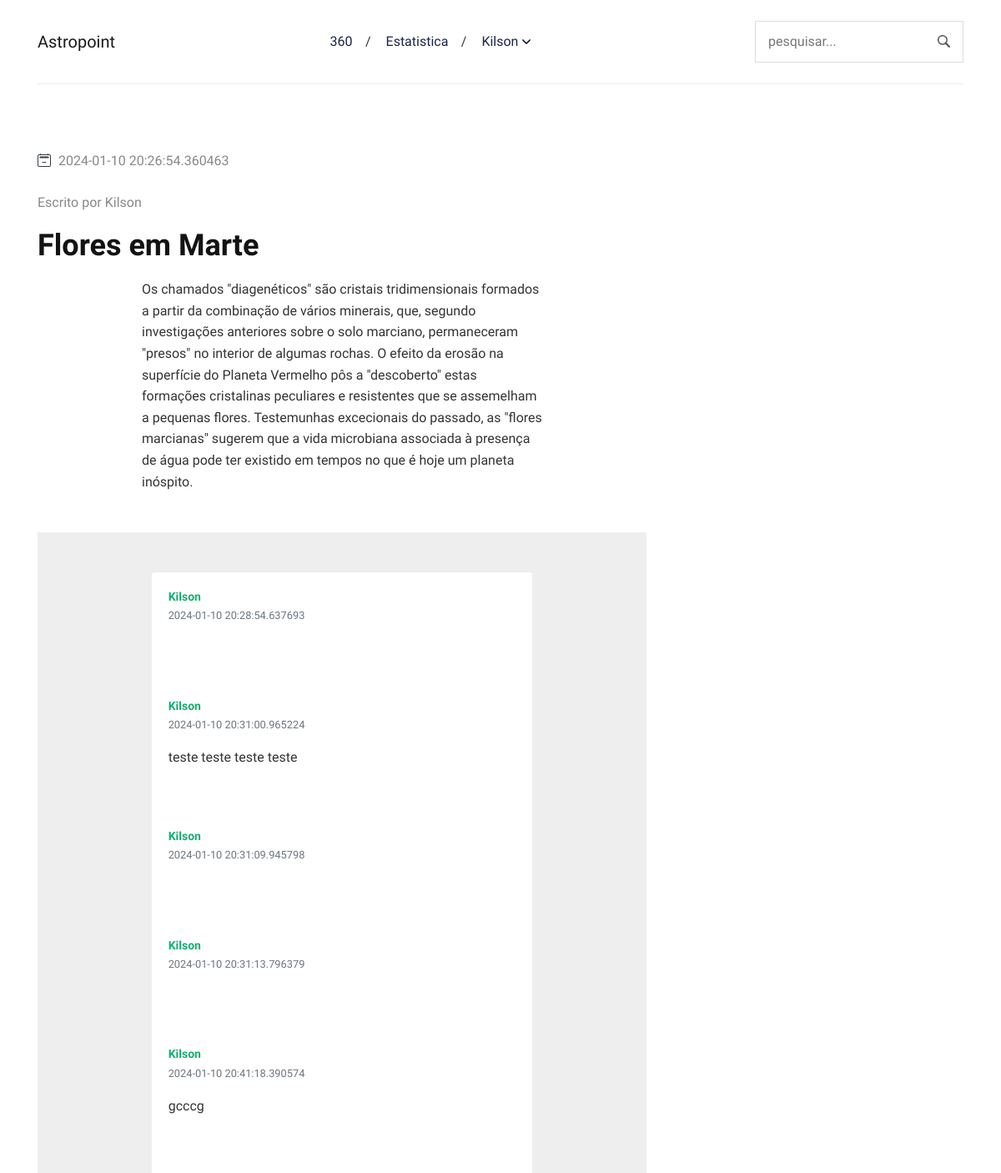
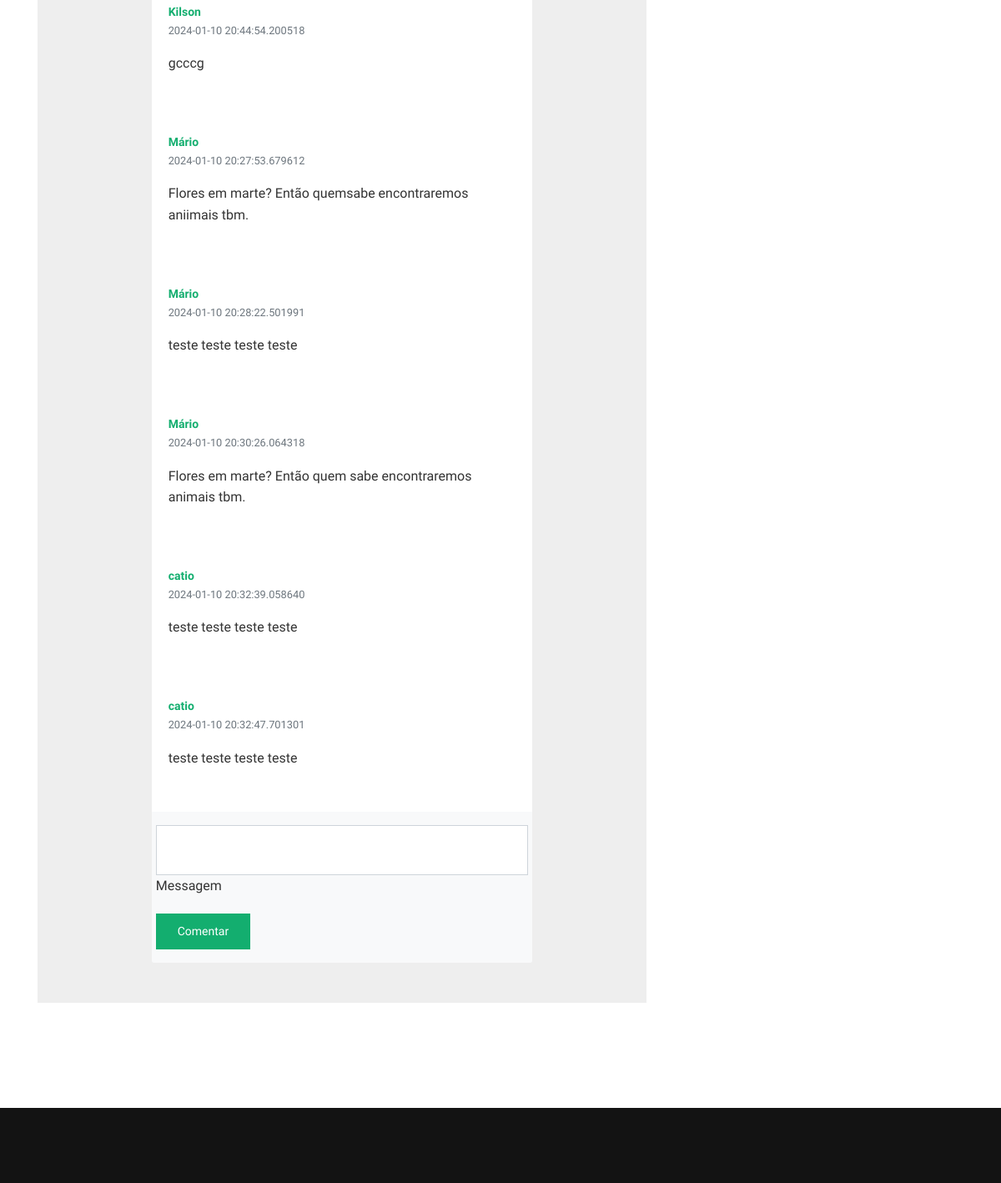
Page /article/9817365d-aff6-11ee-ae97-a8a83d2345e3 (signed in) on the committed database (2 pictures, top to bottom).
### app.py (models this page shows, shortened)
class User(db.Model):
    __tablename__ = 'user'
    id = db.Column(db.String, primary_key=True)
    email = db.Column(db.String, nullable=False)
    name = db.Column(db.String, nullable=False)
    password = db.Column(db.String, nullable=False)
    is_writter =  db.Column(db.Boolean, default=False)
    articles = db.relationship("Article", backref="user", lazy=True)
    comments = db.relationship("Comment", backref="user", lazy=True)
    authenticated = db.Column(db.Boolean, default=False)

class Article(db.Model):
    __tablename__ = 'article'
    id = db.Column(db.String, primary_key=True)
    title = db.Column(db.String)
    writter_id = db.Column(db.String, db.ForeignKey("user.id"), nullable=False)
    publish_date = db.Column(db.DateTime, nullable=False, default=datetime.utcnow)
    content = db.Column(db.String)
    image = db.Column(db.String)

class Comment(db.Model):
     __tablename__ = 'comment'
     id = db.Column(db.String, primary_key=True)
     article_id = db.Column(db.String, db.ForeignKey("article.id"), nullable=False)
     commenter_id = db.Column(db.String, db.ForeignKey("user.id"), nullable=False)
     date = db.Column(db.DateTime, nullable=False, default=datetime.utcnow)
     message = db.Column(db.String)

### app.py (the view, shortened to what this page needs)
@app.route('/article/<id>', methods=['GET', 'POST'])
def article(id):
    user = None
    if current_user.is_authenticated:
        user = current_user
    article = Article.query.filter_by(id=id).first()
    results = User.query.filter_by().all()
    return render_template("article.html", user=user, article=article, results=results, aritcle_id=id)

### app.py (called while the page is built)
@login_manager.user_loader
def user_loader(user_id):
    return User.query.get(user_id)

### templates/article.html (shortened to what this page needs)
<!DOCTYPE html>
<html lang="pt">
<head>
	<link rel="stylesheet" href="{{ url_for('static', filename='css/bootstrap.min.css')}}">
	<link rel="stylesheet" href="{{ url_for('static', filename='css/style.css') }}">
</head>
<body>
	<header class="navigation">
		<div class="container">
		  <nav class="navbar navbar-expand-lg navbar-light px-0">
			<a class="navbar-brand order-1 py-0" href="/">
			  Astropoint
			</a>
			<form method="get" action="/pesquisar" class="search order-lg-3 order-md-2 order-3 ml-auto">
			  <input id="search-query" name="s" type="search" placeholder="pesquisar..." autocomplete="off">
			</form>
			<div class="collapse navbar-collapse text-center order-lg-2 order-4" id="navigation">
			  <ul class="navbar-nav mx-auto mt-3 mt-lg-0">
				<li class="nav-item"> <a class="nav-link" href="/360">360</a> </li>
				<li class="nav-item"> <a class="nav-link" href="/estatistica">Estatistica</a> </li>
				{% if user is not none %}
				  <li class="nav-item dropdown"> <a class="nav-link dropdown-toggle" href="#" role="button" data-toggle="dropdown" aria-haspopup="true" aria-expanded="false">
					{{ user.name }}
				  </a>
				</li>
				{% else %}
				<li class="nav-item"> <a class="nav-link" href="/login">Entrar</a>
				{% endif %}
			  </ul>
			</div>
		  </nav>
		</div>
	  </header>
<main>
	<section class="section">
		<div class="container">
			<div class="row">
				<div class="col-lg-8 mb-5 mb-lg-0">
					<article>
						<ul class="post-meta mb-2 mt-4">
							<li>
								 <span>{{article.publish_date}}</span>
							</li>
						</ul>
						<ul class="post-meta mb-2 mt-4">
							<li>
								Escrito por <span>{{results[0].name}}</span>
							</li>
						</ul>
						<h1 class="my-3">{{article.title}}</h1>
						<div class="content text-left">
							<p>{{article.content}}</p>
						</div>
						<section style="background-color: #eee;">
							<div class="container my-5 py-5">
							  <div class="row d-flex justify-content-center">
								<div class="col-md-12 col-lg-6 col-xl-8">
								  <div class="card">
									{% for r in results %}
									{% for comment in r.comments %}
									{% if comment.article_id == aritcle_id %}
									<div class="card-body">
									  <div class="d-flex flex-start align-items-center">
										<div>
										  <h6 class="fw-bold text-primary mb-1">{{r.name}}</h6>
										  <p class="text-muted small mb-0"> {{comment.date}} </p>
										</div>
									  </div>
									  <p class="mt-3 mb-4 pb-2">
										{{comment.message}}
									  </p>
									</div>
									{% endif %}
									{% endfor %}
									{% endfor %}
									{% if user is not none %}
									<div class="card-footer py-3 border-0" style="background-color: #f8f9fa;">
									<form method="post" class="row" enctype='multipart/form-data'>
										<div class="d-flex flex-start w-100">
											<div class="form-outline w-100">
											<input  style="width: 100%; height: 60px;" class="form-control" id="textAreaExample" name="message" rows="4" style="background: #fff;" />
											<label class="form-label" for="textAreaExample">Messagem</label>
											</div>
										</div>
										<div class="float-end mt-2 pt-1">
											<button type="submit" class="btn btn-primary btn-sm">Comentar</button>
										</div>
									</form>
								</div>
									{% endif %}
								  </div>
								</div>
							  </div>
							</div>
						  </section>
					</article>
				</div>
			</div>
		</div>
	</section>
</main>
<footer class="bg-dark mt-5">
  <div class="container section">
  </div>
</footer>
</body>
</html>

### static/css/style.css (style rules this page uses)
@media (min-width: 992px) { .content { width: calc(100% - 250px); margin: auto; transition: 0.5s; } }
body { line-height: 1.6; font-family: "Work Sans", sans-serif; -webkit-font-smoothing: antialiased; font-size: 16px; color: #333; }
p { font-weight: 400; color: #333; font-size: 16px; line-height: 1.6; font-family: "Work Sans", sans-serif; }
h1, h2, h3, h4, h5, h6, .h1, .h2, .h3, .h4, .h5, .h6 { color: #131313; font-family: "Neuton", serif; font-weight: 700; line-height: 1.3; }
h1, .h1 { font-size: 36px; }
h6, .h6 { font-size: 14px; }
.btn { font-family: "Work Sans", sans-serif; font-weight: 500; text-transform: capitalize; padding: 10px 25px; border-radius: 0; border: 1px solid; position: relative; z-index: 1; transition: 0.2s ease; }
.btn-primary { background: #13AE6F; color: #fff; border-color: #13AE6F; }
.btn-sm { font-size: 14px; padding: 10px 25px; }
body { background-color: #fff; overflow-x: hidden; }
a, a:hover, a:focus { text-decoration: none; }
a, button, select { cursor: pointer; transition: 0.2s ease; }
.section { padding-top: 30px; padding-bottom: 30px; }
.text-primary { color: #13AE6F !important; }
.bg-dark { background-color: #131313 !important; }
.navigation { background-color: transparent; }
.navigation .navbar { border-bottom: 1px solid #ececec; padding: 25px 0; }
.navigation .navbar-nav { flex-direction: row; }
.navigation .nav-item { margin: 0; position: relative; }
.navigation .nav-item::after { position: absolute; content: "/"; right: -2px; top: 50%; transform: translateY(-50%); }
.navigation .nav-item .nav-link { font-size: 16px; font-weight: 500; font-family: "Work Sans", sans-serif; text-transform: capitalize; line-height: 1; display: inline-block; }
.navigation .nav-item:last-child::after { display: none; }
.navigation .nav-item.dropdown .nav-link { position: relative; padding-right: 38px !important; }
.navigation .nav-item.dropdown .nav-link::after { display: none; }
.navigation .nav-item.dropdown .nav-link::before { position: absolute; right: 24px; top: calc(50% - 6px); display: inline-block; vertical-align: 0.255em; content: ""; height: 8px; width: 8px; border: 2px solid; border-left: 0; border-top: 0; border-color: inherit; border-radius: 2px; transform: rotate(45deg); transition: 0s; }
.navigation .navbar-light .navbar-nav .nav-link { color: #19234C; font-weight: 500; padding: 15px 20px; }
.navigation .search { max-width: 250px; }
.navigation .search input { width: 100%; border: none; padding: 11px 40px 11px 15px; border-radius: 0; background-size: 15px; background-position: calc(100% - 15px) center; border: 1px solid #ddd; }
.card { border: 0; position: relative; }
.card-footer { background-color: transparent; }
.post-meta { padding-left: 0; }
.post-meta li { list-style-type: none; display: inline-block; color: #888; font-weight: 500; }
.post-meta li svg { display: inline-block; }
.content * { margin-bottom: 5px; }
footer .section { padding: 45px 0; }
.form-control { border-radius: 0; min-height: 50px; padding: 10px 15px; }

### rows in the picture
User: name "Kilson"
Article: publish_date "2024-01-10 20:26:54.360463", title "Flores em Marte", content "Os chamados \"diagenéticos\" são cristais tridimensionais formados a partir da combinação de vários minerais, que, segundo investigações anteriores sobre o solo marciano, permaneceram \"presos\" no interior de algumas rochas. O efeito da erosão na superfície do Planeta Vermelho pôs a \"descoberto\" estas formações cristalinas peculiares e resistentes que se assemelham a pequenas flores. Testemunhas excecionais do passado, as \"flores marcianas\" sugerem que a vida microbiana associada à presença de água pode ter existido em tempos no que é hoje um planeta inóspito."
Comment: date "2024-01-10 20:28:54.637693"
Comment: date "2024-01-10 20:31:00.965224", message "teste teste teste teste"
Comment: date "2024-01-10 20:31:09.945798"
Comment: date "2024-01-10 20:31:13.796379"
Comment: date "2024-01-10 20:41:18.390574", message "gcccg"
Comment: date "2024-01-10 20:44:54.200518", message "gcccg"
User: name "Mário"
Comment: date "2024-01-10 20:27:53.679612", message "Flores em marte? Então quemsabe encontraremos aniimais tbm."
Comment: date "2024-01-10 20:28:22.501991", message "teste teste teste teste"
Comment: date "2024-01-10 20:30:26.064318", message "Flores em marte? Então quem sabe encontraremos animais tbm."
User: name "catio"
Comment: date "2024-01-10 20:32:39.058640", message "teste teste teste teste"
Comment: date "2024-01-10 20:32:47.701301", message "teste teste teste teste"
